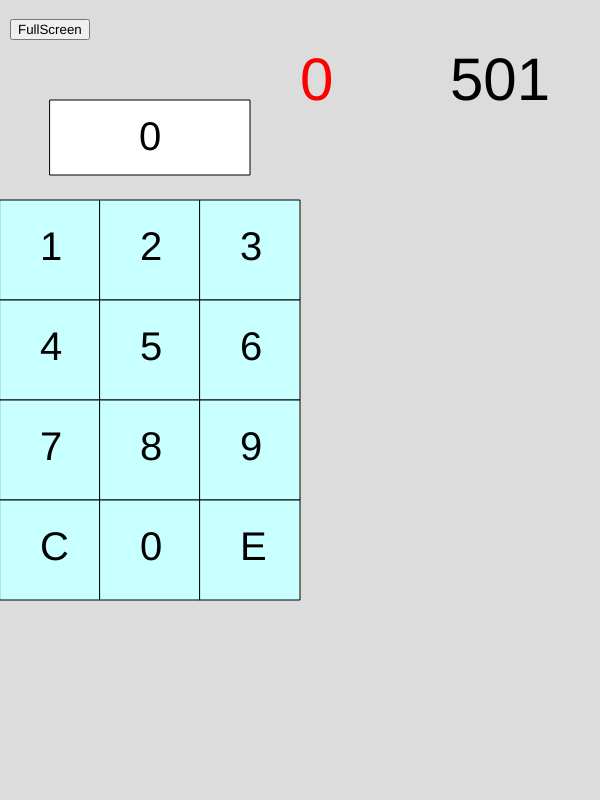
Frame 1 (no input)
Frame 60 (no input): identical to frame 1, image omitted
Frame 120 (the mouse pressed at the canvas centre since frame 60): identical to frame 1, image omitted

The p5.js sketch that drew this single still picture (run headless with seeded random() and noise() and a simulated clock; from frame 60 on, the mouse is pressed at the canvas centre):

// p5.js sketch
// ── sketch.js
let buttonSize = 100;
let Buttons = [];

let finish = false;

let lastval = 0;
let w;
let h;
let legavg = [];

let digit = [];

let score = 501;
let throws = [];

let average = 0;
let fs = false;

function setup() {
  h = displayWidth;
  w = displayHeight;
  createCanvas(w, h);
  createButtons();
  textSize(40);
  button = createButton('FullScreen');
  button.position(10, 19);
  button.mousePressed(full);
}

function draw() {
  background(220);

  showButtons();
  digitUpdate();
  drawScore();

  if (finish == true) {
    if (digit.length > 0) {
      if (int(digit[0]) < 4) {
        updateAverage(digit[0]);
      }

    }
    digit = [];
  }

}

function scoreUpdate() {
  let num = join(digit, '');
  if (int(num) < 181 && score - int(num) > 0 && score - int(num) != 1) {
    throws.push(int(num))
    score = score - int(num)
    updateAverage();
    print(score);
    digit = [];
  } else if (score - int(num) == 0) {
    finish = true;
    lastval = int(num);
    //throws.push(int(num))
    digit = [];
  }

}

function drawScore() {
  push();
  translate(3 * w / 4, h / 8);
  textSize(60);
  text('501', 0, 0);
  let pos = 0;
  let temp = 501;
  for (var i = 0; i < throws.length; i++) {
    pos += 70;
    text(str(temp - throws[i]), 0, pos);
    temp = temp - throws[i];
    //print('ok');
  }
  fill(255, 0, 0);
  translate(-w / 4, 0);
  text(str(average), 0, 0);
  for (var i = 0; i < legavg.length; i++) {
    textSize(30);
    fill(0, 0, 255);
    text(str(legavg[i][0]), 0, 30 + 28 * i);
  }
  pop();
}

function createButtons() {
  let xOff = w / 2 - 3 * buttonSize / 2 - w / 4;
  let yOff = h / 2 - 2 * buttonSize;
  for (var j = 0; j < 4; j++) {
    for (var i = 0; i < 3; i++) {
      let index = i + j * 3;
      let num;
      if (index < 9) {
        num = str(index + 1);
      }
      if (index == 9) {
        num = 'C';
      }
      if (index == 10) {
        num = '0';
      }
      if (index == 11) {
        num = 'E';
      }
      Buttons.push([i * buttonSize + xOff, j * buttonSize + yOff, buttonSize, buttonSize, num]);
    }
  }
}

function showButtons() {
  let xOff = buttonSize / 2 - 10;
  let yOff = buttonSize / 2 + 10;
  for (var i = 0; i < Buttons.length; i++) {
    let b = Buttons[i];
    if (i == 0) {
      fill(255);
      rect(b[0] + b[2] / 2, b[1] - b[3], b[2] * 2, 3 * b[3] / 4);
    }
    fill(200, 255, 255);
    rect(b[0], b[1], b[2], b[3]);
    fill(0);
    text(b[4], b[0] + xOff, b[1] + yOff);
  }
}

function touchStarted() {
  let x = mouseX;
  let y = mouseY;
  push();
  for (var i = 0; i < Buttons.length; i++) {
    let b = Buttons[i];
    if (x < b[0] + b[2] && x > b[0] && y < b[1] + b[3] && y > b[1]) {
      Touch(b[4]);
    }
  }
  pop();
}

function Touch(n) {
  if (n == 'C') {
    digit = [];
  } else if (n == 'E') {
    scoreUpdate();

  } else {
    if (digit.length < 3) {
      digit.push(int(n));
    }
  }
}

function digitUpdate() {
  push();
  translate(Buttons[0][0] + 3 * buttonSize / 2, Buttons[0][1] - 4 * buttonSize / 8);
  textAlign(CENTER);
  if (digit.length == 0) {
    text('0', 0, 0);
  } else {
    let num = join(digit, '');
    text(num, 0, 0);
  }
  pop();
}

function updateAverage(n) {
  let a = 0;
  let d = 0;
  if (legavg.length != 0) {
    for (var i = 0; i < legavg.length; i++) {
      d += int(legavg[i][0]);
      a += 501;
    }
  }
  let legd = 0
  for (var i = 0; i < throws.length; i++) {
    d += 3;
    legd += 3;
    a += int(throws[i]);
  }
  if (finish) {
    a += score;
    d -= 3 - n;
    legd -= 3 - n;
    d += 3;
    legd += 3;
  }
  average = 3 * a / d;
  average = floor(average * 100) / 100;
  if (finish) {
    legavg.push([legd, 3 * 501 / legd])
    console.log([legd, a, 3 * 501 / legd, average,d]);
    throws = [];
    score = 501;
    finish = false;
  }

}

function full() {
  fs = !fs;
  fullscreen(fs);
}
